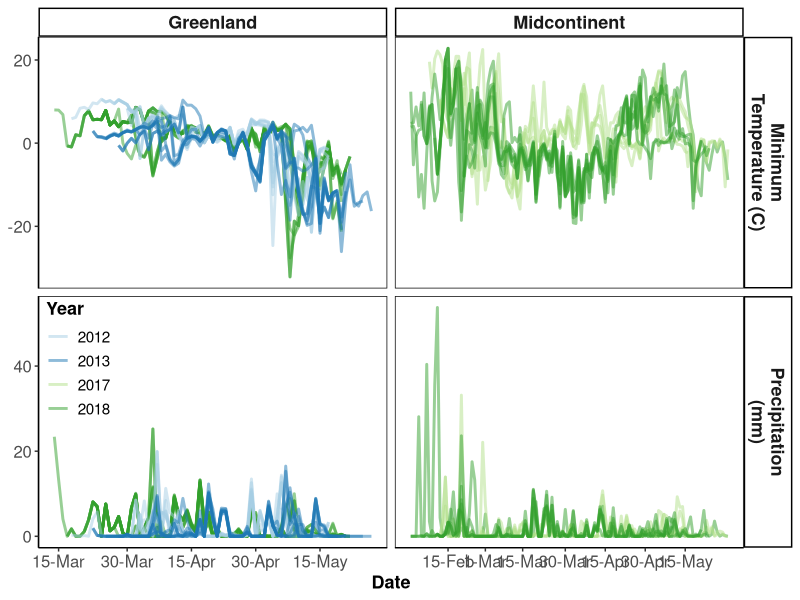

The R source for this figure:

## 2022-08-31

library(tidyverse)

options(scipen=999, digits=3)

theme_set(theme_classic())

#### Read in bird data ####

# Read in weather covariates
wdat <- read_csv("files_for_models/weather_covars.csv")
range(wdat$prcp, na.rm=TRUE)
wdat$prcp[wdat$prcp==-99999] <- NA

# Read in ACC data
dat <- read_csv("files_for_models/daily_odba_behavior.csv")

# Join weather and ACC data
dat <- left_join(dat, wdat, by=c("animal_id", "date"))
dat <- as.data.frame(dat)

# read in migration dates
mdates <- read_csv("files_for_models/migration_dates.csv")

# save maximum duration of migration period
dur <- max(mdates$duration) 

# subset to migration dates
dat$RelDay <- NA
dat$RevRelDay <- NA
dat$migration <- NA
un.id <- unique(dat$animal_id)
for (i in 1:length(un.id)) {
  
  # subset migration dates
  md <- mdates[mdates$animal_id==un.id[i],]
  
  # Create vector of days
  mdays <- md$start:md$end
  
  # Add column, indicate when is migration
  dat$RelDay[dat$animal_id==un.id[i] & (dat$julian %in% mdays)] <- 1:length(mdays)
  dat$RevRelDay[dat$animal_id==un.id[i] & (dat$julian %in% mdays)] <- length(mdays):1
  dat$migration[dat$animal_id==un.id[i] & (dat$julian %in% mdays)] <- "yes"
  
}

# Subset to just migration
dat <- dat[!is.na(dat$migration), ]

# log odba
dat$lnODBAmedian <- log(dat$median.odba)

# Reorganize columns
dat <- dat[,c(1,3,4,23,24,5:8,10,11,16,18,19,21)]

#### Plot weather variables ####

dat <- pivot_longer(dat, 14:15, names_to="variable", values_to="values") %>% as.data.frame()


# Facet names
var_names <- c(prcp="Precipitation\n(mm)",
               mintemp="Minimum\nTemperature (C)",
               GRLD="Greenland", 
               NAMC="Midcontinent")

ggplot(dat, aes(x=julian, y=values, group=animal_id, color=factor(year))) + 
  geom_line(alpha=0.5, size=1) +
  scale_x_continuous(breaks=c(46,60,74,90,105,120,135), 
                     labels=c("15-Feb","1-Mar","15-Mar","30-Mar","15-Apr","30-Apr","15-May")) +
  scale_color_manual(values=c("#a6cee3", "#1f78b4", "#b2df8a", "#33a02c")) +
  facet_grid(variable~pop, scales="free",labeller=as_labeller(var_names)) +
  xlab("Date") +
  guides(color=guide_legend(title="Year")) +
  theme(legend.justification=c(0,1),
        legend.position=c(0,0.5), 
        legend.title=element_text(size=13, face="bold"), 
        legend.text=element_text(size=11), 
        legend.background=element_rect(fill=NA),
        panel.border=element_rect(color="black", fill=NA, size=0.5),
        axis.text=element_text(size=12), 
        axis.title.y=element_blank(),
        axis.title.x=element_text(size=13, face="bold"),
        strip.text=element_text(size=13, face="bold"),
        strip.background=element_rect(fill="white"))

# Weather summary states

dat %>% group_by(pop, variable) %>% summarize(range(values))




